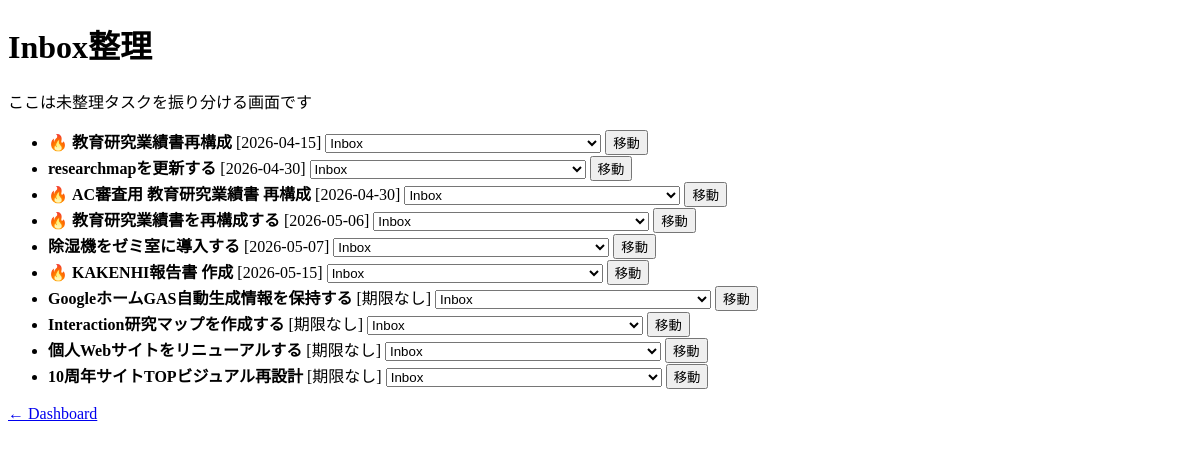
/inbox, run on an earlier commit of the app's database.
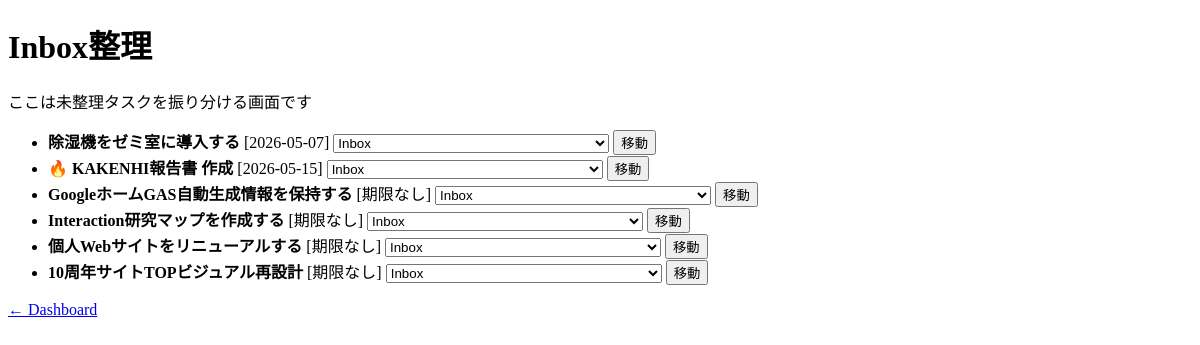
And on a later commit of the database.
### tables this page shows
CREATE TABLE tasks (
            id INTEGER PRIMARY KEY AUTOINCREMENT,
            title TEXT,
            status TEXT,
            deadline TEXT,
            original_deadline TEXT,
            project_id INTEGER,
            student_id INTEGER,
            priority TEXT DEFAULT 'medium',
            sync_key TEXT,
            source_type TEXT,
            source_updated_at TEXT,
            archived INTEGER DEFAULT 0
        , source_url TEXT, scrapbox_url TEXT);

### flask_app.py (the view)
@app.route("/inbox")
def inbox_view():
    conn = get_db()
    c = conn.cursor()
    inbox = fetch_inbox_project(c)
    if not inbox:
        conn.close()
        return "Inbox not found"
    tasks = fetch_inbox_tasks(c, inbox["id"])
    projects = fetch_all_projects(c)
    conn.close()
    return render_template("inbox_review.html", tasks=tasks, projects=projects)

### db.py (called while the page is built)
def get_db():
    conn = sqlite3.connect(DB_PATH, timeout=5, check_same_thread=False)
    conn.row_factory = sqlite3.Row
    conn.execute("PRAGMA journal_mode=WAL;")
    conn.execute("PRAGMA busy_timeout=5000;")
    return conn

def fetch_all_projects(cursor):
    return cursor.execute("SELECT * FROM projects").fetchall()

def fetch_inbox_project(cursor):
    return cursor.execute("SELECT id FROM projects WHERE name='Inbox' LIMIT 1").fetchone()

def fetch_inbox_tasks(cursor, inbox_id):
    return cursor.execute(
        """
        SELECT tasks.id, tasks.title, tasks.deadline, tasks.priority
        FROM tasks
        WHERE project_id=? AND tasks.status != 'done'
        ORDER BY tasks.deadline IS NULL, tasks.deadline
    """,
        (inbox_id,),
    ).fetchall()

### templates/inbox_review.html (shortened to what this page needs)
<!doctype html>
<html>
    <head>
    </head>
    <body>
        <h1>Inbox整理</h1>
        <p>ここは未整理タスクを振り分ける画面です</p>
        <ul>
            {% for t in tasks %}
            <li>
                {% if t["priority"] == "high" %}🔥{% endif %}
                <b>{{ t["title"] }}</b>
                {% if t["deadline"] %}
                    [{{ t["deadline"] }}]
                {% else %}
                    [期限なし]
                {% endif %}
                <form action="/move_task" method="post" style="display: inline">
                    <select name="project_id">
                        {% for p in projects %}
                        <option value="{{ p["id"] }}">{{ p["name"] }}</option>
                        {% endfor %}
                    </select>
                    <button type="submit">移動</button>
                </form>
            </li>
            {% endfor %}
        </ul>
        <a href="/">← Dashboard</a>
    </body>
</html>

What changed in the data, as far as the page shows it:
no longer on this page (row edited): tasks: title "教育研究業績書再構成", deadline "2026-04-15"
no longer on this page (row edited): tasks: title "researchmapを更新する", deadline "2026-04-30"
no longer on this page (row edited): tasks: title "AC審査用 教育研究業績書 再構成", deadline "2026-04-30"
no longer on this page (row edited): tasks: title "教育研究業績書を再構成する", deadline "2026-05-06"
